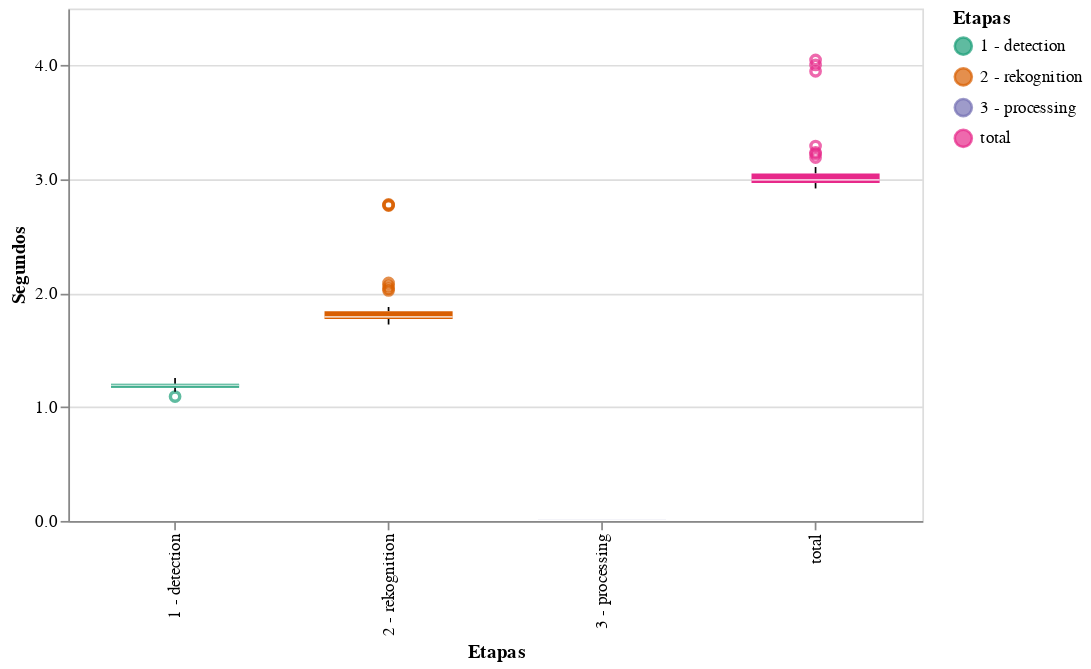

Notebook cell for this chart:
### Code cell
alt.Chart(data_alt, width=500).mark_boxplot(extent=1.5, size=75).encode(
    x=alt.X('stage', title='Etapas'),
    y=alt.Y('seconds',title='Segundos', axis=alt.Axis(values=list(range(11)),grid=True, tickCount=20)),
    color=alt.Color('stage', scale=alt.Scale(scheme='dark2'), title="Etapas")
)

### Figure 1 — Vega-Lite specification as saved in the notebook (floating-point values rounded to 4 significant figures; data arrays with more than 128 entries replaced by an {"elided": "..."} marker saying what was removed)
{"config": {"view": {"continuousWidth": 400, "continuousHeight": 300}}, "data": {"name": "data-80057ddf4a2a341e87598fb68deefcf1"}, "mark": {"type": "boxplot", "extent": 1.5, "size": 75}, "encoding": {"color": {"type": "nominal", "field": "stage", "scale": {"scheme": "dark2"}, "title": "Etapas"}, "x": {"type": "nominal", "field": "stage", "title": "Etapas"}, "y": {"type": "quantitative", "axis": {"grid": true, "tickCount": 20, "values": [0, 1, 2, 3, 4, 5, 6, 7, 8, 9, 10]}, "field": "seconds", "title": "Segundos"}}, "width": 500, "$schema": "https://vega.github.io/schema/vega-lite/v4.8.1.json", "datasets": {"data-80057ddf4a2a341e87598fb68deefcf1": {"elided": "192 records"}}}
